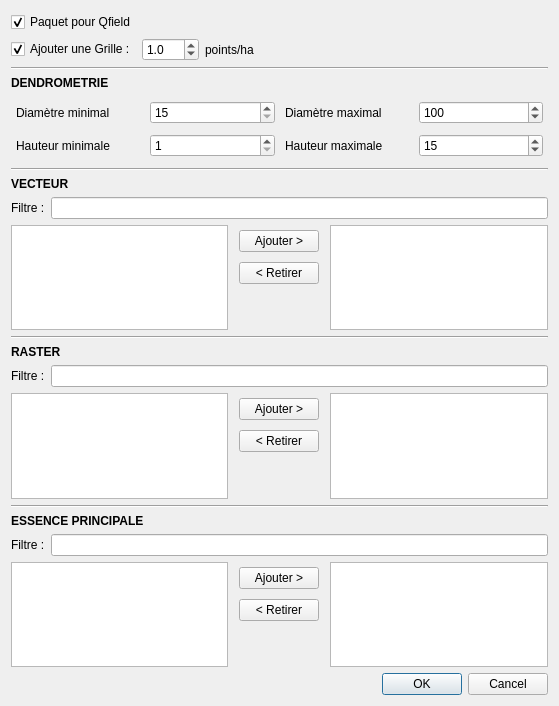
<?xml version="1.0" encoding="UTF-8"?>
<ui version="4.0">
 <class>DiagnosticDialog</class>
 <widget class="QDialog" name="DiagnosticDialog">
  <property name="geometry">
   <rect>
    <x>0</x>
    <y>0</y>
    <width>559</width>
    <height>706</height>
   </rect>
  </property>
  <property name="windowTitle">
   <string>Diagnostic</string>
  </property>
  <layout class="QVBoxLayout" name="verticalLayout">
   <item>
    <layout class="QHBoxLayout" name="hbox_qfield">
     <property name="topMargin">
      <number>1</number>
     </property>
     <item>
      <widget class="QCheckBox" name="cb_package_for_qfield">
       <property name="toolTip">
        <string extracomment="Lorsque la case est cochée, le projet est empaqueté pour QField, compressé en ZIP et déposé dans le répertoire de sortie"/>
       </property>
       <property name="statusTip">
        <string/>
       </property>
       <property name="text">
        <string>Paquet pour Qfield</string>
       </property>
       <property name="checked">
        <bool>true</bool>
       </property>
      </widget>
     </item>
     <item>
      <widget class="QgsFileWidget" name="fw_outdir">
       <property name="toolTip">
        <string/>
       </property>
       <property name="options">
        <set>QFileDialog::ShowDirsOnly</set>
       </property>
      </widget>
     </item>
    </layout>
   </item>
   <item>
    <layout class="QHBoxLayout" name="hbox_grille">
     <item>
      <widget class="QCheckBox" name="cb_create_grid">
       <property name="toolTip">
        <string extracomment="Lorsque la case est cochée, le projet est empaqueté pour QField, compressé en ZIP et déposé dans le répertoire de sortie"/>
       </property>
       <property name="statusTip">
        <string/>
       </property>
       <property name="text">
        <string>Ajouter une Grille :</string>
       </property>
       <property name="checked">
        <bool>true</bool>
       </property>
      </widget>
     </item>
     <item>
      <widget class="QDoubleSpinBox" name="dsp_points_per_ha">
       <property name="decimals">
        <number>1</number>
       </property>
       <property name="singleStep">
        <double>0.500000000000000</double>
       </property>
       <property name="value">
        <double>1.000000000000000</double>
       </property>
      </widget>
     </item>
     <item>
      <widget class="QLabel" name="label_layers_2">
       <property name="text">
        <string>points/ha</string>
       </property>
      </widget>
     </item>
     <item>
      <spacer name="horizontalSpacer_2">
       <property name="orientation">
        <enum>Qt::Horizontal</enum>
       </property>
       <property name="sizeHint" stdset="0">
        <size>
         <width>40</width>
         <height>20</height>
        </size>
       </property>
      </spacer>
     </item>
    </layout>
   </item>
   <item>
    <widget class="Line" name="line_5">
     <property name="orientation">
      <enum>Qt::Horizontal</enum>
     </property>
    </widget>
   </item>
   <item>
    <widget class="QLabel" name="label_5">
     <property name="font">
      <font>
       <weight>75</weight>
       <bold>true</bold>
      </font>
     </property>
     <property name="text">
      <string>DENDROMETRIE</string>
     </property>
    </widget>
   </item>
   <item>
    <layout class="QGridLayout" name="gridLayout_4" rowstretch="0,0">
     <property name="leftMargin">
      <number>5</number>
     </property>
     <property name="topMargin">
      <number>5</number>
     </property>
     <property name="rightMargin">
      <number>5</number>
     </property>
     <property name="bottomMargin">
      <number>5</number>
     </property>
     <property name="spacing">
      <number>10</number>
     </property>
     <item row="1" column="1">
      <widget class="QLabel" name="label_layers_9">
       <property name="text">
        <string>Hauteur minimale</string>
       </property>
      </widget>
     </item>
     <item row="0" column="1">
      <widget class="QLabel" name="label_layers_7">
       <property name="text">
        <string>Diamètre minimal</string>
       </property>
      </widget>
     </item>
     <item row="0" column="2">
      <widget class="QSpinBox" name="sp_dmin">
       <property name="minimum">
        <number>15</number>
       </property>
       <property name="maximum">
        <number>200</number>
       </property>
       <property name="singleStep">
        <number>5</number>
       </property>
      </widget>
     </item>
     <item row="0" column="3">
      <widget class="QLabel" name="label_layers_8">
       <property name="text">
        <string>Diamètre maximal</string>
       </property>
      </widget>
     </item>
     <item row="1" column="3">
      <widget class="QLabel" name="label_layers_10">
       <property name="text">
        <string>Hauteur maximale</string>
       </property>
      </widget>
     </item>
     <item row="1" column="4">
      <widget class="QSpinBox" name="sp_hmax">
       <property name="minimum">
        <number>1</number>
       </property>
       <property name="maximum">
        <number>40</number>
       </property>
       <property name="value">
        <number>15</number>
       </property>
      </widget>
     </item>
     <item row="0" column="4">
      <widget class="QSpinBox" name="sp_dmax">
       <property name="minimum">
        <number>15</number>
       </property>
       <property name="maximum">
        <number>200</number>
       </property>
       <property name="singleStep">
        <number>5</number>
       </property>
       <property name="value">
        <number>100</number>
       </property>
      </widget>
     </item>
     <item row="1" column="2">
      <widget class="QSpinBox" name="sp_hmin">
       <property name="minimum">
        <number>1</number>
       </property>
       <property name="maximum">
        <number>40</number>
       </property>
      </widget>
     </item>
    </layout>
   </item>
   <item>
    <widget class="Line" name="line">
     <property name="orientation">
      <enum>Qt::Horizontal</enum>
     </property>
    </widget>
   </item>
   <item>
    <widget class="QLabel" name="label_3">
     <property name="font">
      <font>
       <weight>75</weight>
       <bold>true</bold>
      </font>
     </property>
     <property name="text">
      <string>VECTEUR</string>
     </property>
    </widget>
   </item>
   <item>
    <layout class="QHBoxLayout" name="hbox_filtre_vect">
     <item>
      <widget class="QLabel" name="lbl_filtre_seq_vect">
       <property name="text">
        <string>Filtre :</string>
       </property>
      </widget>
     </item>
     <item>
      <widget class="QLineEdit" name="le_filter_seq_vect">
       <property name="placeholderText">
        <string extracomment="CHE..."/>
       </property>
      </widget>
     </item>
    </layout>
   </item>
   <item>
    <layout class="QGridLayout" name="gridLayout_7">
     <item row="0" column="1">
      <layout class="QGridLayout" name="gridLayout_8">
       <property name="leftMargin">
        <number>5</number>
       </property>
       <property name="topMargin">
        <number>5</number>
       </property>
       <property name="rightMargin">
        <number>5</number>
       </property>
       <property name="bottomMargin">
        <number>5</number>
       </property>
       <property name="spacing">
        <number>10</number>
       </property>
       <item row="2" column="0">
        <spacer name="vs_seq_vect">
         <property name="orientation">
          <enum>Qt::Vertical</enum>
         </property>
         <property name="sizeHint" stdset="0">
          <size>
           <width>20</width>
           <height>40</height>
          </size>
         </property>
        </spacer>
       </item>
       <item row="0" column="0">
        <widget class="QPushButton" name="pb_add_seq_vect">
         <property name="text">
          <string>Ajouter &gt;</string>
         </property>
        </widget>
       </item>
       <item row="1" column="0">
        <widget class="QPushButton" name="pb_remove_seq_vect">
         <property name="text">
          <string>&lt; Retirer</string>
         </property>
        </widget>
       </item>
      </layout>
     </item>
     <item row="0" column="2">
      <widget class="QListWidget" name="lw_selected_seq_vect"/>
     </item>
     <item row="0" column="0">
      <widget class="QListWidget" name="lw_seq_vect"/>
     </item>
    </layout>
   </item>
   <item>
    <widget class="Line" name="line_2">
     <property name="orientation">
      <enum>Qt::Horizontal</enum>
     </property>
    </widget>
   </item>
   <item>
    <widget class="QLabel" name="label_4">
     <property name="font">
      <font>
       <weight>75</weight>
       <bold>true</bold>
      </font>
     </property>
     <property name="text">
      <string>RASTER</string>
     </property>
    </widget>
   </item>
   <item>
    <layout class="QHBoxLayout" name="hbox_filtre_rast">
     <item>
      <widget class="QLabel" name="lbl_filtre_seq_rast">
       <property name="text">
        <string>Filtre :</string>
       </property>
      </widget>
     </item>
     <item>
      <widget class="QLineEdit" name="le_filter_seq_rast">
       <property name="placeholderText">
        <string extracomment="CHE..."/>
       </property>
      </widget>
     </item>
    </layout>
   </item>
   <item>
    <layout class="QGridLayout" name="gridLayout_11">
     <item row="0" column="1">
      <layout class="QGridLayout" name="gridLayout_12">
       <property name="leftMargin">
        <number>5</number>
       </property>
       <property name="topMargin">
        <number>5</number>
       </property>
       <property name="rightMargin">
        <number>5</number>
       </property>
       <property name="bottomMargin">
        <number>5</number>
       </property>
       <property name="spacing">
        <number>10</number>
       </property>
       <item row="2" column="0">
        <spacer name="vs_seq_rast">
         <property name="orientation">
          <enum>Qt::Vertical</enum>
         </property>
         <property name="sizeHint" stdset="0">
          <size>
           <width>20</width>
           <height>40</height>
          </size>
         </property>
        </spacer>
       </item>
       <item row="0" column="0">
        <widget class="QPushButton" name="pb_add_seq_rast">
         <property name="text">
          <string>Ajouter &gt;</string>
         </property>
        </widget>
       </item>
       <item row="1" column="0">
        <widget class="QPushButton" name="pb_remove_seq_rast">
         <property name="text">
          <string>&lt; Retirer</string>
         </property>
        </widget>
       </item>
      </layout>
     </item>
     <item row="0" column="2">
      <widget class="QListWidget" name="lw_selected_seq_rast"/>
     </item>
     <item row="0" column="0">
      <widget class="QListWidget" name="lw_seq_rast"/>
     </item>
    </layout>
   </item>
   <item>
    <widget class="Line" name="line_3">
     <property name="orientation">
      <enum>Qt::Horizontal</enum>
     </property>
    </widget>
   </item>
   <item>
    <widget class="QLabel" name="label">
     <property name="font">
      <font>
       <weight>75</weight>
       <bold>true</bold>
      </font>
     </property>
     <property name="text">
      <string>ESSENCE PRINCIPALE</string>
     </property>
    </widget>
   </item>
   <item>
    <layout class="QHBoxLayout" name="hbox_filtre_ess">
     <item>
      <widget class="QLabel" name="label_layers_11">
       <property name="text">
        <string>Filtre :</string>
       </property>
      </widget>
     </item>
     <item>
      <widget class="QLineEdit" name="le_filter_species">
       <property name="placeholderText">
        <string extracomment="CHE..."/>
       </property>
      </widget>
     </item>
    </layout>
   </item>
   <item>
    <layout class="QGridLayout" name="gridLayout_6">
     <item row="1" column="1">
      <layout class="QGridLayout" name="gridLayout_5">
       <property name="leftMargin">
        <number>5</number>
       </property>
       <property name="topMargin">
        <number>5</number>
       </property>
       <property name="rightMargin">
        <number>5</number>
       </property>
       <property name="bottomMargin">
        <number>5</number>
       </property>
       <property name="spacing">
        <number>10</number>
       </property>
       <item row="2" column="0">
        <spacer name="verticalSpacer">
         <property name="orientation">
          <enum>Qt::Vertical</enum>
         </property>
         <property name="sizeHint" stdset="0">
          <size>
           <width>20</width>
           <height>40</height>
          </size>
         </property>
        </spacer>
       </item>
       <item row="0" column="0">
        <widget class="QPushButton" name="pb_add_species">
         <property name="text">
          <string>Ajouter &gt;</string>
         </property>
        </widget>
       </item>
       <item row="1" column="0">
        <widget class="QPushButton" name="pb_remove_species">
         <property name="text">
          <string>&lt; Retirer</string>
         </property>
        </widget>
       </item>
      </layout>
     </item>
     <item row="1" column="2">
      <widget class="QListWidget" name="lw_selected_species"/>
     </item>
     <item row="1" column="0">
      <widget class="QListWidget" name="lw_species"/>
     </item>
    </layout>
   </item>
   <item>
    <widget class="QDialogButtonBox" name="buttonBox">
     <property name="orientation">
      <enum>Qt::Horizontal</enum>
     </property>
     <property name="standardButtons">
      <set>QDialogButtonBox::Cancel|QDialogButtonBox::Ok</set>
     </property>
    </widget>
   </item>
  </layout>
 </widget>
 <customwidgets>
  <customwidget>
   <class>QgsFileWidget</class>
   <extends>QWidget</extends>
   <header>qgsfilewidget.h</header>
  </customwidget>
 </customwidgets>
 <resources/>
 <connections>
  <connection>
   <sender>buttonBox</sender>
   <signal>accepted()</signal>
   <receiver>DiagnosticDialog</receiver>
   <slot>accept()</slot>
   <hints>
    <hint type="sourcelabel">
     <x>248</x>
     <y>254</y>
    </hint>
    <hint type="destinationlabel">
     <x>157</x>
     <y>274</y>
    </hint>
   </hints>
  </connection>
  <connection>
   <sender>buttonBox</sender>
   <signal>rejected()</signal>
   <receiver>DiagnosticDialog</receiver>
   <slot>reject()</slot>
   <hints>
    <hint type="sourcelabel">
     <x>316</x>
     <y>260</y>
    </hint>
    <hint type="destinationlabel">
     <x>286</x>
     <y>274</y>
    </hint>
   </hints>
  </connection>
 </connections>
</ui>
